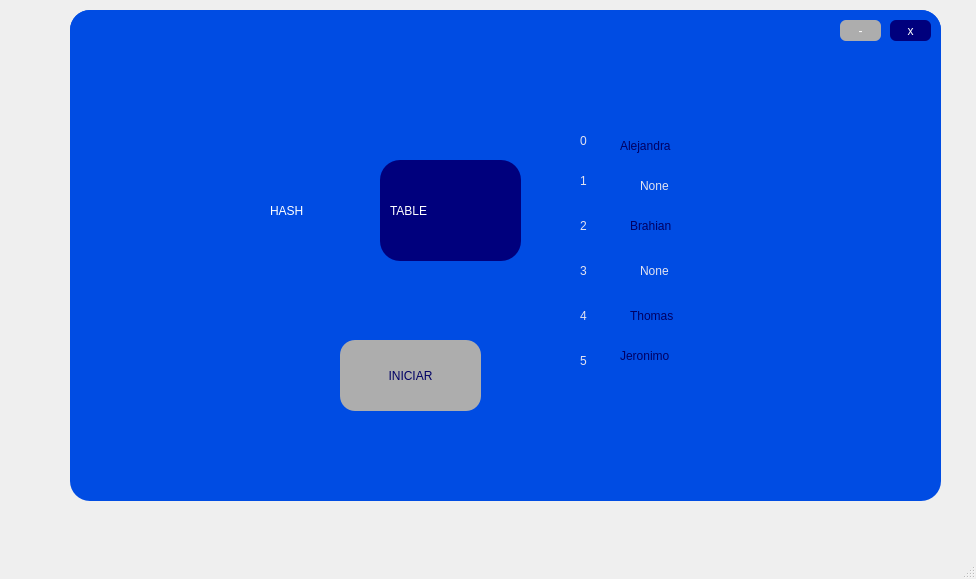
<?xml version="1.0" encoding="UTF-8"?>
<ui version="4.0">
 <class>MainWindow</class>
 <widget class="QMainWindow" name="MainWindow">
  <property name="geometry">
   <rect>
    <x>0</x>
    <y>0</y>
    <width>976</width>
    <height>579</height>
   </rect>
  </property>
  <property name="windowTitle">
   <string>MainWindow</string>
  </property>
  <widget class="QWidget" name="centralwidget">
   <widget class="QWidget" name="widget" native="true">
    <property name="geometry">
     <rect>
      <x>70</x>
      <y>10</y>
      <width>871</width>
      <height>491</height>
     </rect>
    </property>
    <property name="cursor">
     <cursorShape>ArrowCursor</cursorShape>
    </property>
    <property name="styleSheet">
     <string notr="true">QWidget#widget{
background-color: rgb(16, 16, 16);
background-color: rgb(6, 6, 6);
	background-color: rgb(0, 76, 227);
border-radius:20px;
}</string>
    </property>
    <widget class="QPushButton" name="BIniciar">
     <property name="geometry">
      <rect>
       <x>270</x>
       <y>330</y>
       <width>141</width>
       <height>71</height>
      </rect>
     </property>
     <property name="cursor">
      <cursorShape>PointingHandCursor</cursorShape>
     </property>
     <property name="styleSheet">
      <string notr="true">QPushButton#BIniciar{
background-color: rgb(52, 107, 98);
	background-color: rgb(173, 173, 173);
font: 87 10pt &quot;Arial Black&quot;;
border-radius:15px;
font: 10pt &quot;Gill Sans Ultra Bold&quot;;
color: rgb(0, 0, 100);
}</string>
     </property>
     <property name="text">
      <string>INICIAR</string>
     </property>
    </widget>
    <widget class="QLabel" name="label_2">
     <property name="geometry">
      <rect>
       <x>200</x>
       <y>180</y>
       <width>241</width>
       <height>41</height>
      </rect>
     </property>
     <property name="styleSheet">
      <string notr="true">font: 14pt &quot;Lucida Console&quot;;
color:white;
font: 90 25pt &quot;Rockwell Extra Bold&quot;;</string>
     </property>
     <property name="text">
      <string>HASH </string>
     </property>
    </widget>
    <widget class="QLabel" name="label_3">
     <property name="geometry">
      <rect>
       <x>520</x>
       <y>90</y>
       <width>161</width>
       <height>171</height>
      </rect>
     </property>
     <property name="styleSheet">
      <string notr="true">border-image: url(:/tablaHash/row.png);</string>
     </property>
     <property name="text">
      <string/>
     </property>
    </widget>
    <widget class="QWidget" name="widget_2" native="true">
     <property name="geometry">
      <rect>
       <x>310</x>
       <y>150</y>
       <width>141</width>
       <height>101</height>
      </rect>
     </property>
     <property name="styleSheet">
      <string notr="true">background-color: rgb(0, 0, 125);
border-radius:20px;</string>
     </property>
    </widget>
    <widget class="QLabel" name="label_4">
     <property name="geometry">
      <rect>
       <x>320</x>
       <y>180</y>
       <width>131</width>
       <height>41</height>
      </rect>
     </property>
     <property name="styleSheet">
      <string notr="true">font: 14pt &quot;Lucida Console&quot;;
color:white;
font: 90 25pt &quot;Rockwell Extra Bold&quot;;</string>
     </property>
     <property name="text">
      <string>TABLE</string>
     </property>
    </widget>
    <widget class="QLabel" name="label_5">
     <property name="geometry">
      <rect>
       <x>520</x>
       <y>220</y>
       <width>161</width>
       <height>171</height>
      </rect>
     </property>
     <property name="styleSheet">
      <string notr="true">border-image: url(:/tablaHash/row.png);</string>
     </property>
     <property name="text">
      <string/>
     </property>
    </widget>
    <widget class="QLabel" name="label_6">
     <property name="geometry">
      <rect>
       <x>550</x>
       <y>120</y>
       <width>111</width>
       <height>31</height>
      </rect>
     </property>
     <property name="styleSheet">
      <string notr="true">font: 14pt &quot;Lucida Console&quot;;
color:white;
font: 90 13pt &quot;Rockwell Extra Bold&quot;;
color: rgb(0, 0, 100);
</string>
     </property>
     <property name="text">
      <string>Alejandra</string>
     </property>
    </widget>
    <widget class="QLabel" name="label_7">
     <property name="geometry">
      <rect>
       <x>560</x>
       <y>200</y>
       <width>111</width>
       <height>31</height>
      </rect>
     </property>
     <property name="styleSheet">
      <string notr="true">font: 14pt &quot;Lucida Console&quot;;
color:white;
font: 90 13pt &quot;Rockwell Extra Bold&quot;;
color: rgb(0, 0, 100);
</string>
     </property>
     <property name="text">
      <string>Brahian</string>
     </property>
    </widget>
    <widget class="QLabel" name="label_8">
     <property name="geometry">
      <rect>
       <x>560</x>
       <y>290</y>
       <width>111</width>
       <height>31</height>
      </rect>
     </property>
     <property name="styleSheet">
      <string notr="true">font: 14pt &quot;Lucida Console&quot;;
color:white;
font: 90 13pt &quot;Rockwell Extra Bold&quot;;
color: rgb(0, 0, 100);
</string>
     </property>
     <property name="text">
      <string>Thomas</string>
     </property>
    </widget>
    <widget class="QLabel" name="label_9">
     <property name="geometry">
      <rect>
       <x>550</x>
       <y>330</y>
       <width>121</width>
       <height>31</height>
      </rect>
     </property>
     <property name="styleSheet">
      <string notr="true">font: 14pt &quot;Lucida Console&quot;;
color:white;
font: 90 13pt &quot;Rockwell Extra Bold&quot;;
color: rgb(0, 0, 100);
</string>
     </property>
     <property name="text">
      <string>Jeronimo</string>
     </property>
    </widget>
    <widget class="QLabel" name="label_10">
     <property name="geometry">
      <rect>
       <x>570</x>
       <y>160</y>
       <width>111</width>
       <height>31</height>
      </rect>
     </property>
     <property name="styleSheet">
      <string notr="true">font: 14pt &quot;Lucida Console&quot;;
color:white;
font: 90 13pt &quot;Rockwell Extra Bold&quot;;
color: rgb(227, 227, 240);

</string>
     </property>
     <property name="text">
      <string>None</string>
     </property>
    </widget>
    <widget class="QLabel" name="label_20">
     <property name="geometry">
      <rect>
       <x>570</x>
       <y>240</y>
       <width>111</width>
       <height>41</height>
      </rect>
     </property>
     <property name="styleSheet">
      <string notr="true">font: 14pt &quot;Lucida Console&quot;;

font: 90 13pt &quot;Rockwell Extra Bold&quot;;
color: rgb(227, 227, 240);
</string>
     </property>
     <property name="text">
      <string>None</string>
     </property>
    </widget>
    <widget class="QLabel" name="label_21">
     <property name="geometry">
      <rect>
       <x>510</x>
       <y>110</y>
       <width>20</width>
       <height>41</height>
      </rect>
     </property>
     <property name="styleSheet">
      <string notr="true">font: 14pt &quot;Lucida Console&quot;;
color:white;
font: 90 13pt &quot;Rockwell Extra Bold&quot;;
color: rgb(227, 227, 240);

</string>
     </property>
     <property name="text">
      <string>0</string>
     </property>
    </widget>
    <widget class="QLabel" name="label_22">
     <property name="geometry">
      <rect>
       <x>510</x>
       <y>340</y>
       <width>16</width>
       <height>21</height>
      </rect>
     </property>
     <property name="styleSheet">
      <string notr="true">font: 14pt &quot;Lucida Console&quot;;
color:white;
font: 90 13pt &quot;Rockwell Extra Bold&quot;;
color: rgb(227, 227, 240);

</string>
     </property>
     <property name="text">
      <string>5</string>
     </property>
    </widget>
    <widget class="QLabel" name="label_23">
     <property name="geometry">
      <rect>
       <x>510</x>
       <y>240</y>
       <width>20</width>
       <height>41</height>
      </rect>
     </property>
     <property name="styleSheet">
      <string notr="true">font: 14pt &quot;Lucida Console&quot;;
color:white;
font: 90 13pt &quot;Rockwell Extra Bold&quot;;
color: rgb(227, 227, 240);

</string>
     </property>
     <property name="text">
      <string>3</string>
     </property>
    </widget>
    <widget class="QLabel" name="label_24">
     <property name="geometry">
      <rect>
       <x>510</x>
       <y>290</y>
       <width>20</width>
       <height>31</height>
      </rect>
     </property>
     <property name="styleSheet">
      <string notr="true">font: 14pt &quot;Lucida Console&quot;;
color:white;
font: 90 13pt &quot;Rockwell Extra Bold&quot;;
color: rgb(227, 227, 240);

</string>
     </property>
     <property name="text">
      <string>4</string>
     </property>
    </widget>
    <widget class="QLabel" name="label_25">
     <property name="geometry">
      <rect>
       <x>510</x>
       <y>200</y>
       <width>16</width>
       <height>31</height>
      </rect>
     </property>
     <property name="styleSheet">
      <string notr="true">font: 14pt &quot;Lucida Console&quot;;
color:white;
font: 90 13pt &quot;Rockwell Extra Bold&quot;;
color: rgb(227, 227, 240);

</string>
     </property>
     <property name="text">
      <string>2</string>
     </property>
    </widget>
    <widget class="QLabel" name="label_26">
     <property name="geometry">
      <rect>
       <x>510</x>
       <y>150</y>
       <width>20</width>
       <height>41</height>
      </rect>
     </property>
     <property name="styleSheet">
      <string notr="true">font: 14pt &quot;Lucida Console&quot;;
color:white;
font: 90 13pt &quot;Rockwell Extra Bold&quot;;
color: rgb(227, 227, 240);

</string>
     </property>
     <property name="text">
      <string>1</string>
     </property>
    </widget>
    <widget class="QFrame" name="frame">
     <property name="geometry">
      <rect>
       <x>0</x>
       <y>0</y>
       <width>871</width>
       <height>51</height>
      </rect>
     </property>
     <property name="styleSheet">
      <string notr="true">QFrame#frame{
background-color: rgb(16, 16, 16);
background-color: rgb(6, 6, 6);
	background-color: rgb(0, 76, 227);
border-radius:20px;
}</string>
     </property>
     <property name="frameShape">
      <enum>QFrame::StyledPanel</enum>
     </property>
     <property name="frameShadow">
      <enum>QFrame::Raised</enum>
     </property>
     <widget class="QPushButton" name="min">
      <property name="geometry">
       <rect>
        <x>770</x>
        <y>10</y>
        <width>41</width>
        <height>21</height>
       </rect>
      </property>
      <property name="cursor">
       <cursorShape>PointingHandCursor</cursorShape>
      </property>
      <property name="styleSheet">
       <string notr="true">QPushButton#min{
	background-color: rgb(173, 173, 173);
font: 16pt &quot;MS Shell Dlg 2&quot;;
border-radius:6px;

color: white;


}</string>
      </property>
      <property name="text">
       <string>-</string>
      </property>
     </widget>
     <widget class="QPushButton" name="cerrar">
      <property name="geometry">
       <rect>
        <x>820</x>
        <y>10</y>
        <width>41</width>
        <height>21</height>
       </rect>
      </property>
      <property name="cursor">
       <cursorShape>PointingHandCursor</cursorShape>
      </property>
      <property name="styleSheet">
       <string notr="true">QPushButton#cerrar{
background-color: rgb(255, 0, 0);
border-radius:6px;

font: 11pt &quot;MS Shell Dlg 2&quot;;
background-color: rgb(0, 0, 125);
color:white;

}</string>
      </property>
      <property name="text">
       <string>x</string>
      </property>
     </widget>
    </widget>
   </widget>
  </widget>
  <widget class="QMenuBar" name="menubar">
   <property name="geometry">
    <rect>
     <x>0</x>
     <y>0</y>
     <width>976</width>
     <height>21</height>
    </rect>
   </property>
  </widget>
  <widget class="QStatusBar" name="statusbar"/>
 </widget>
 <resources>
  <include location="../multimedia/iconos.qrc"/>
 </resources>
 <connections/>
</ui>
